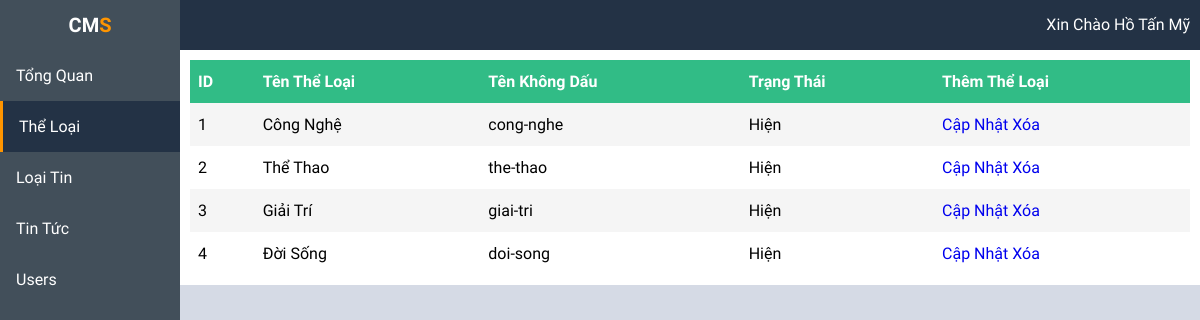
/admin/index.php?k=tl (signed in), run on the app's committed database.
### tables this page shows
CREATE TABLE `theloai` (
  `idTL` int(11) NOT NULL,
  `TenTL` varchar(255) NOT NULL DEFAULT '',
  `TenTL_KhongDau` varchar(100) DEFAULT NULL,
  `ThuTu` int(11) DEFAULT '0',
  `AnHien` tinyint(1) DEFAULT '1'
);

### admin/libs/theloai.php (the view)
<div class="container">
	<table>
		<thead>
			<tr>
				<th>ID</th>
				<th>Tên Thể Loại</th>
				<th>Tên Không Dấu</th>
				<th>Trạng Thái</th>
				<th><a href="index.php?k=tlt">Thêm Thể Loại</a></th>
			</tr>
		</thead>
		<tbody>
			<?php
				$query = mysqli_query($conn, "SELECT * FROM theloai ORDER BY ThuTu");
				while($row = mysqli_fetch_array($query)){
			?>
			<tr>
				<td><?php echo $row['idTL']; ?></td>
				<td><?php echo $row['TenTL']; ?></td>
				<td><?php echo $row['TenTL_KhongDau']; ?></td>
				<td><?php if($row['AnHien']) echo "Hiện"; else echo "Ẩn"; ?></td>
				<td>
					<a href="index.php?k=tls&idTL=<?php echo $row['idTL']; ?>">Cập Nhật</a>
					<a href="libs/process.php?idTL=<?php echo $row['idTL']; ?>" onclick="return confirm('Bạn có chắc xóa thể loại này chứ')">Xóa</a>
				</td>
			</tr>
			<?php } ?>
		</tbody>
	</table>
</div>

### admin/css/style.css (style rules this page uses)
body { margin: 0; padding: 0; font-family: 'Saira', sans-serif; background: #d5dae5; width: 100%; }
a { outline: none; }
table { border-collapse: collapse; width: 100%; background: #fff; }
td, th { padding: 0.75em 0.5em; text-align: left; }
td a, th a, tr a { text-decoration: none; }
th a { color: #fff; }
th { background-color: #31bc86; font-weight: bold; color: #fff; white-space: nowrap; }
tbody tr:nth-child(2n-1) { background: #f5f5f5; transition: all .125s ease-in-out; }

### data on the page
theloai: idTL "1", TenTL "Công Nghệ", TenTL_KhongDau "cong-nghe", AnHien "Hiện"
theloai: idTL "2", TenTL "Thể Thao", TenTL_KhongDau "the-thao", AnHien "Hiện"
theloai: idTL "3", TenTL "Giải Trí", TenTL_KhongDau "giai-tri", AnHien "Hiện"
theloai: idTL "4", TenTL "Đời Sống", TenTL_KhongDau "doi-song", AnHien "Hiện"

### other printed values
$_SESSION['hoten'] "Hồ Tấn Mỹ"
